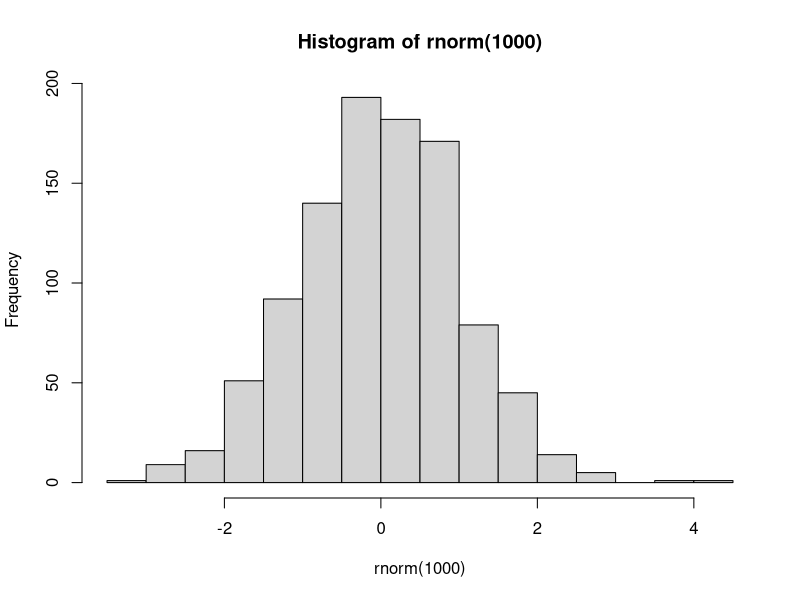
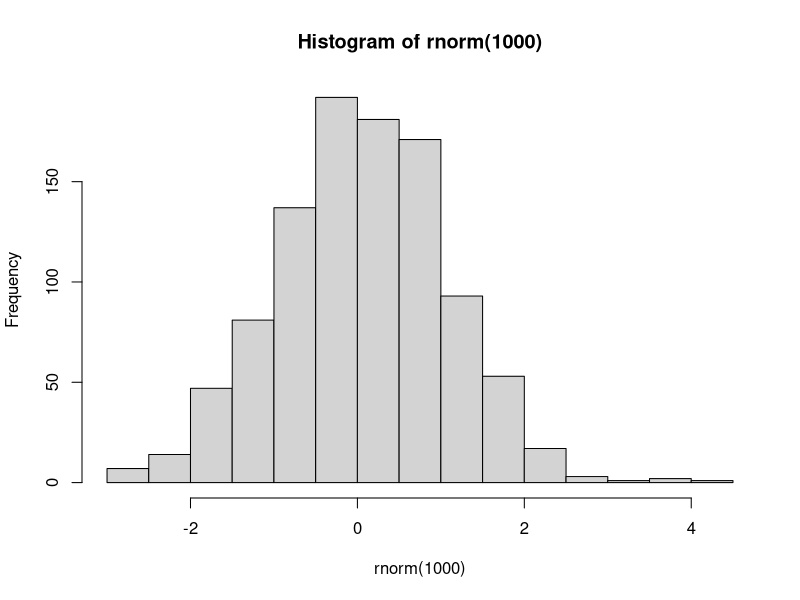

Here is the R script that generated these plots, in order: (Note: this script raises an error after producing the figures.)
## ---- chunk 1
#| echo: fenced
#| eval: true
hist(rnorm(1000))
## ---- chunk 2
#| echo: fenced
#| fig-cap: "간단한 히스토그램"
hist(rnorm(1000))
## ---- chunk 3
x <- print("Hello")
x
## ---- chunk 4
y <- cat("Hello")
y
## ---- chunk 5
#| echo: fenced
library(glue)
logo <- "images/quarto.png"
cat(glue("![로고 출력]({logo})"))
## ---- chunk 6
#| echo: fenced
#| output: asis
library(glue)
logo <- "images/quarto.png"
cat(glue("![로고 출력]({logo})"))
## ---- chunk 7
#| echo: fenced
library(tidyverse)
## ---- chunk 8
#| echo: fenced
detach("package:tidyverse")
## ---- chunk 9
#| echo: fenced
#| message: false
library(tidyverse)
## ---- chunk 10
#| echo: fenced
#| error: true
stop("에러가 발생함")
## ---- chunk 11
#| echo: fenced
#| label: fig-my-plot
#| fig-cap: "펭귄 지느러미발과 체중"
#| warning: false
library(ggplot2)
library(palmerpenguins)
ggplot(penguins, aes(flipper_length_mm, body_mass_g)) + 
  geom_point(aes(color = species)) +
  theme_bw()
## ---- chunk 12
#| echo: fenced
#| label: fig-mtcars
#| layout-ncol: 2
#| fig-cap: 무게, 실린더 개수와 연비와의 관계
#| warning: false
#| fig-subcap:
#|   - "자동차 무게와 연비"
#|   - "실린더 개수와 연비"
p1 <- ggplot(mtcars, aes(wt, mpg)) + 
        geom_point()
p1

p2 <- ggplot(mtcars, aes(factor(cyl), mpg)) +
        geom_boxplot()
p2
## ---- chunk 13
#| echo: fenced
#| warning: false
#| label: fig-my-boxplot
#| fig-cap: "펭귄 종과 체중"
#| fig-width: 5
#| fig-height: 4
#| fig-align: "left"
ggplot(penguins, aes(species, body_mass_g)) + 
  geom_boxplot(aes(fill=species)) + 
  theme_bw() +
  theme(legend.position="none")
## ---- chunk 14
library(palmerpenguins)
